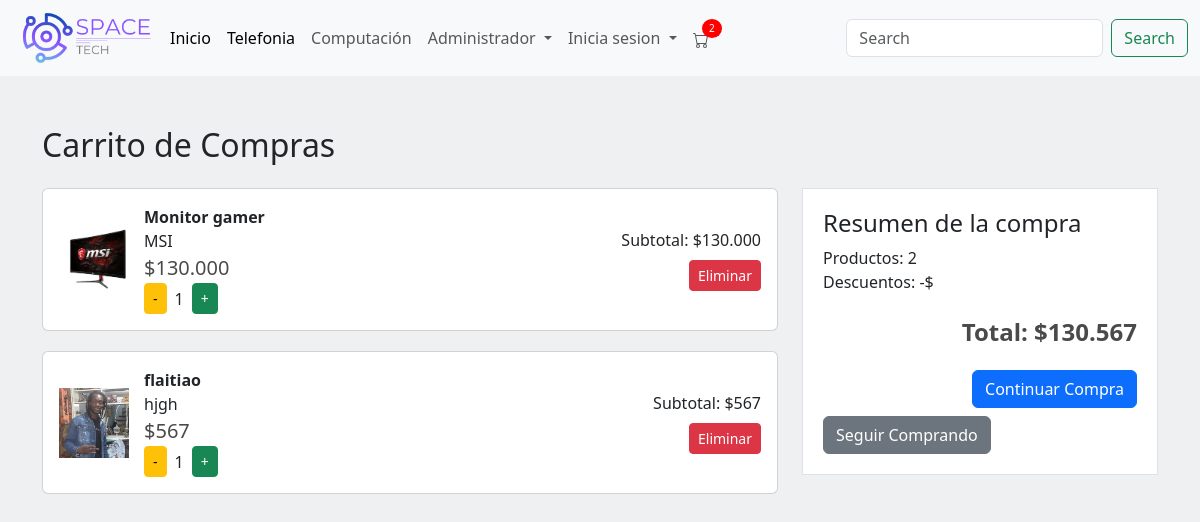
Page /carrito/ (signed in) on the earlier database version.
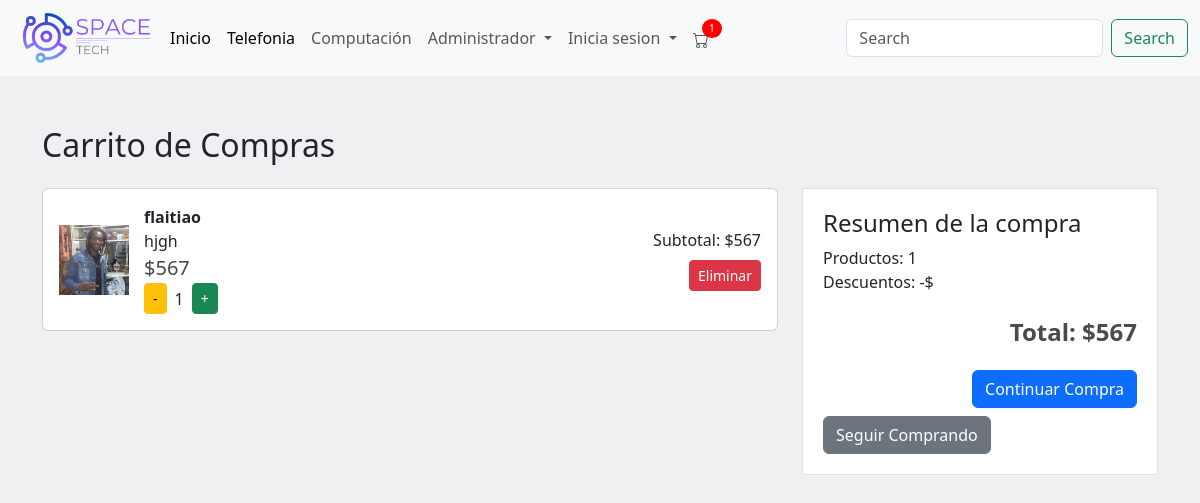
Same page on the later database version.
### menu/models.py (models this page shows, shortened)
class Articulos(models.Model):
    nombre = models.CharField(max_length=30)
    descripcion = models.CharField(max_length=50)
    precio = models.IntegerField()
    stock = models.IntegerField()
    foto = models.ImageField(upload_to='static/img/', blank=True, null=True)
    marca = models.CharField(max_length=30, default='Sin Marca')
    precio_oferta = models.IntegerField(blank=True, null=True)
    descuento = models.DecimalField(max_digits=5, decimal_places=2, blank=True, null=True)

### menu/views.py (the view)
# urls.py: path('carrito/', views.ver_carrito, name='ver_carrito'),
@login_required
def ver_carrito(request):
    carrito, created = Carrito.objects.get_or_create(usuario=request.user)
    items = CarritoItem.objects.filter(carrito=carrito)
    carrito_items = []
    total = 0
    for item in items:
        subtotal = item.producto.precio * item.cantidad
        total += subtotal
        carrito_items.append({
            'producto': item.producto,
            'cantidad': item.cantidad,
            'subtotal': subtotal,
            'id': item.id
        })
    return render(request, 'ver_carrito.html', {'items': carrito_items, 'total': total})

### menu/context_processors.py (called while the page is built)
def carrito_items_count(request):
    if request.user.is_authenticated:
        try:
            carrito = Carrito.objects.get(usuario=request.user)
            count = CarritoItem.objects.filter(carrito=carrito).count()
        except Carrito.DoesNotExist:
            count = 0
    else:
        count = 0
    return {
        'carrito_items_count': count
    }

### menu/templatetags/custom_filters.py (called while the page is built)
@register.filter(name='format_price')
def format_price(value):
    return "${:,.0f}".format(value).replace(',', '.')

### menu/templates/ver_carrito.html (shortened to what this page needs)
<!DOCTYPE html>
<html lang="en">
{% load custom_filters %}
{% load static %}
<head>
    <link href="https://cdn.jsdelivr.net/npm/bootstrap@5.3.3/dist/css/bootstrap.min.css" rel="stylesheet">
</head>
<body style="background-color: #eff0f1;">
    {% include "plantilla/menu.html" %}
    <div class="container">
        <h2 class="mb-4">Carrito de Compras</h2>
        {% if items %}
        <div class="row">
            <div class="col-lg-8">
                {% for item in items %}
                <div class="card">
                    <div class="card-body">
                        <img src="{{ item.producto.foto.url }}" alt="{{ item.producto.nombre }}" class="product-img">
                        <div class="product-details">
                            <div class="product-name">{{ item.producto.nombre }}</div>
                            <div>{{ item.producto.marca }}</div>
                            <div style="font-size: 20px; color: #4a4a4a;"> {{ item.producto.precio|format_price }}</div>
                            <div class="d-flex align-items-center">
                                <a href="{% url 'decrementar_cantidad' item.id %}" class="btn btn-warning btn-sm">-</a>
                                <span class="mx-2">{{ item.cantidad }}</span>
                                <a href="{% url 'incrementar_cantidad' item.id %}" class="btn btn-success btn-sm">+</a>
                            </div>
                        </div>
                        <div class="product-actions">
                            <div>Subtotal: {{ item.subtotal|format_price }}</div>
                            <a href="{% url 'eliminar_del_carrito' item.id %}" class="btn btn-danger btn-sm mt-2">Eliminar</a>
                        </div>
                    </div>
                </div>
                {% endfor %}
            </div>
            <div class="col-lg-4">
                <div class="resume">
                    <h4>Resumen de la compra</h4>
                    <div>Productos: {{ items|length }}</div>
                    <div>Descuentos: -${{ total_descuentos }}</div>
                    <div class="total">Total: {{ total|format_price }}</div>
                    <form action="{% url 'venta_productos' %}" method="get">
                        <button type="submit" class="btn btn-primary btn-comprar">Continuar Compra</button>
                    </form>
                    <a href="/" class="btn btn-secondary mt-2">Seguir Comprando</a>
                </div>
            </div>
        </div>
        {% endif %}
    </div>
</body>
</html>

Differences in the rows shown:
no longer on this page (row edited): Articulos: producto.foto (picture), producto.nombre "Monitor gamer", producto.marca "MSI", producto.precio "$130.000", cantidad "1", subtotal "$130.000"
Other differences:
{{ carrito_items_count }}: "2" → "1"
{{ items|length }}: "2" → "1"
{{ total|format_price }}: "$130.567" → "$567"
